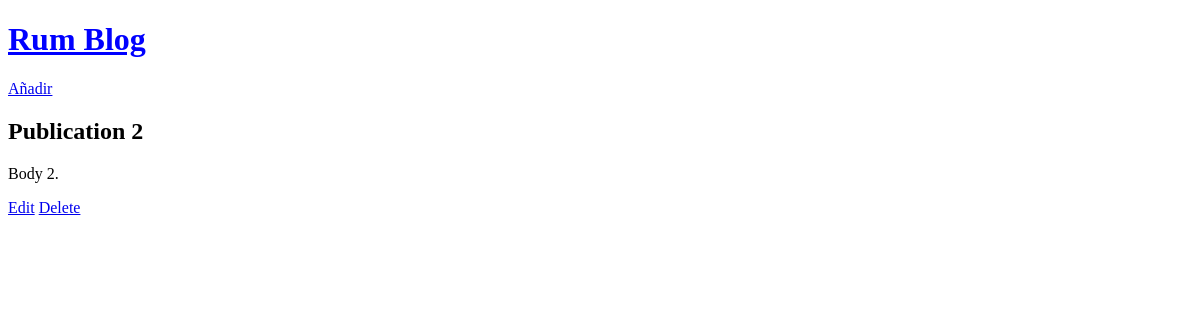
/post/2/, run on an earlier commit of the app's database.
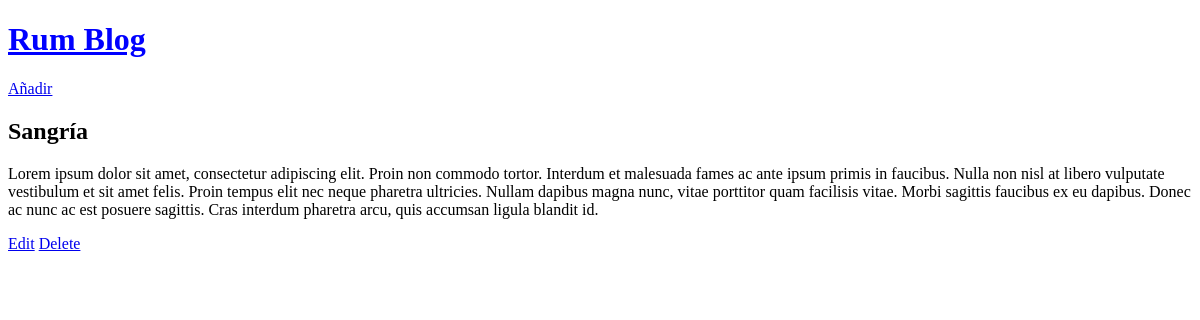
And on a later commit of the database.
### blogs/models.py (models this page shows, shortened)
class Publication(models.Model):
    title = models.CharField(max_length=200)
    author = models.ForeignKey(
        "auth.User",
        on_delete=models.CASCADE,
    )
    body = models.TextField()

### blogs/views.py (the view)
# urls.py: path('post/<int:pk>/', BlogDetailView.as_view(), name='post_detail'),
class BlogDetailView(DetailView):
    model = Publication
    template_name = "post_detail.html"

### templates/post_detail.html
{% extends "base.html" %}
{% block content %}
    <h2>{{ publication.title }}</h2>
    <p>{{ publication.body }}</p>
    <a href="{% url 'post_edit' publication.pk %}">Edit</a>
    <a href="{% url 'post_delete' publication.pk %}">Delete</a>
{% endblock content %}

What changed in the data, as far as the page shows it:
changed Publication: title "Publication 2" → "Sangría"; body "Body 2." → "Lorem ipsum dolor sit amet, consectetur adipiscing elit. Proin non commodo tortor. Interdum et malesuada fames ac ante ipsum primis in faucibus. Nulla non nisl at libero vulputate vestibulum et sit amet felis. Proin tempus elit nec neque pharetra ultricies. Nullam dapibus magna nunc, vitae porttitor quam facilisis vitae. Morbi sagittis faucibus ex eu dapibus. Donec ac nunc ac est posuere sagittis. Cras interdum pharetra arcu, quis accumsan ligula blandit id."
